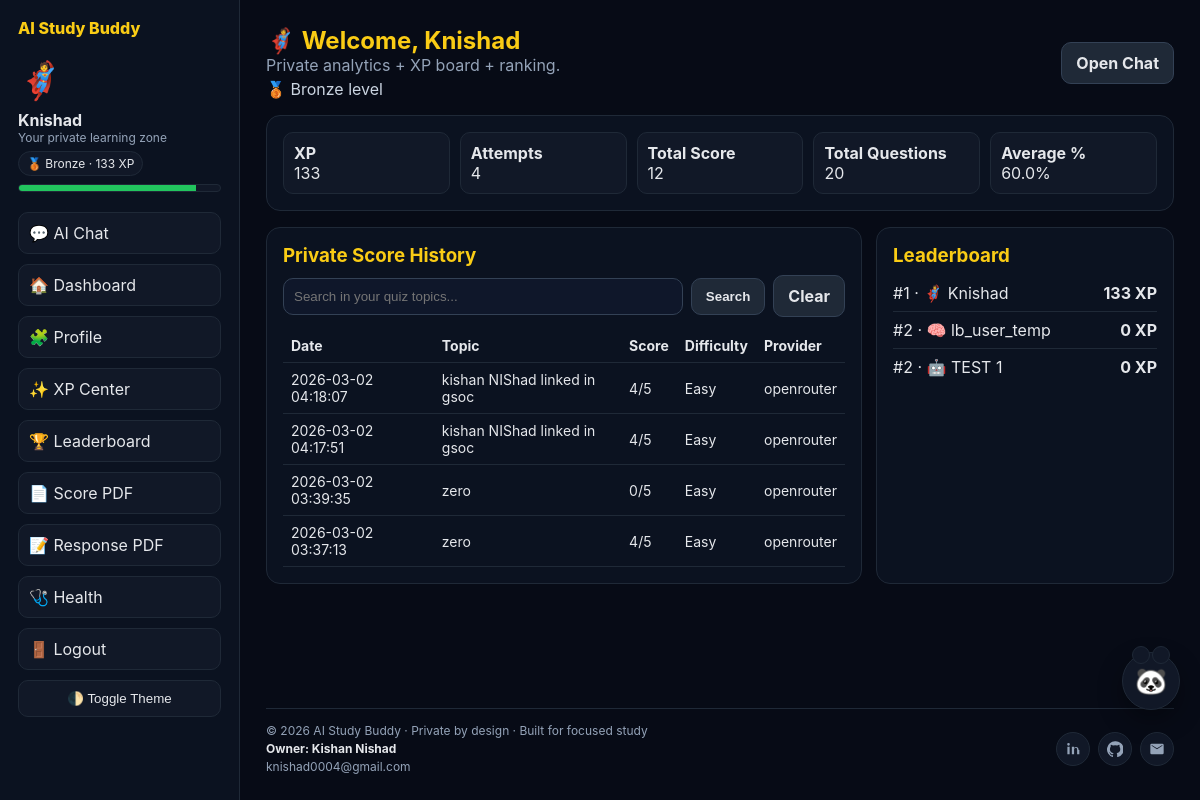
The app's page /dashboard (signed in) with its own data.
### tables this page shows
CREATE TABLE users (
            id INTEGER PRIMARY KEY AUTOINCREMENT,
            username TEXT UNIQUE NOT NULL,
            password_hash TEXT NOT NULL,
            avatar TEXT NOT NULL,
            created_at TEXT NOT NULL
        , xp INTEGER NOT NULL DEFAULT 0);

CREATE TABLE quiz_scores (
            id INTEGER PRIMARY KEY AUTOINCREMENT,
            topic TEXT,
            score INTEGER,
            total INTEGER,
            difficulty TEXT,
            date TEXT
        , provider TEXT, user_id INTEGER);

### app.py (the view)
    @app.get("/dashboard")
    @login_required
    def dashboard():
        query = (request.args.get("q") or "").strip()
        rows, stats = build_dashboard_data(app, g.user["id"], query)
        leaderboard = get_leaderboard(app, 20)
        return render_template(
            "dashboard.html",
            user=g.user,
            rows=rows,
            stats=stats,
            query=query,
            leaderboard=leaderboard,
            level_info=get_level_info(int(g.user["xp"])),
        )

### app.py (called while the page is built)
def get_db_connection(app: Flask) -> sqlite3.Connection:
    conn = sqlite3.connect(app.config["DATABASE_PATH"])
    conn.row_factory = sqlite3.Row
    return conn

def login_required(view):
    @wraps(view)
    def wrapped_view(*args, **kwargs):
        if "user_id" not in session:
            return redirect(url_for("login"))
        return view(*args, **kwargs)
    return wrapped_view

def get_current_user(app: Flask):
    user_id = session.get("user_id")
    if not user_id:
        return None
    conn = get_db_connection(app)
    user = conn.execute("SELECT id, username, avatar, xp FROM users WHERE id = ?", (user_id,)).fetchone()
    conn.close()
    return user

def get_level_info(xp: int):
    current_name = "Bronze"
    current_icon = "🥉"
    next_threshold = None
    for threshold, name, icon in LEVELS:
        if xp >= threshold:
            current_name = name
            current_icon = icon
        elif next_threshold is None:
            next_threshold = threshold
    progress_to_next = 100
    if next_threshold is not None:
        previous_threshold = 0
        for threshold, _, _ in LEVELS:
            if threshold <= xp:
                previous_threshold = threshold
        span = max(next_threshold - previous_threshold, 1)
        progress_to_next = int(((xp - previous_threshold) / span) * 100)
    return {
        "name": current_name,
        "icon": current_icon,
        "next_threshold": next_threshold,
        "progress": max(0, min(progress_to_next, 100)),
    }

def get_leaderboard(app: Flask, limit: int = 20):
    conn = get_db_connection(app)
    users = conn.execute(
        "SELECT username, avatar, xp FROM users ORDER BY xp DESC, id ASC LIMIT ?",
        (limit,),
    ).fetchall()
    conn.close()
    leaderboard = []
    rank = 0
    previous_xp = None
    for idx, row in enumerate(users, start=1):
        if previous_xp != row["xp"]:
            rank = idx
            previous_xp = row["xp"]
        leaderboard.append(
            {
                "rank": rank,
                "username": row["username"],
                "avatar": row["avatar"],
                "xp": int(row["xp"]),
                "level": get_level_info(int(row["xp"])),
            }
        )
    return leaderboard

### templates/dashboard.html (shortened to what this page needs)
{% extends 'base.html' %}
{% block content %}
<section class="hero">
  <div>
    <h1>{{ user['avatar'] }} Welcome, {{ user['username'] }}</h1>
    <p style="color:#94a3b8">Private analytics + XP board + ranking.</p>
    {% if level_info %}<p style="color:#cbd5e1;margin-top:4px">{{ level_info['icon'] }} {{ level_info['name'] }} level</p>{% endif %}
  </div>
  <a class="btn btn-alt" href="{{ url_for('chat') }}">Open Chat</a>
</section>
<section class="panel">
  <div class="stats">
    <div class="stat"><strong>XP</strong><div>{{ user['xp'] }}</div></div>
    <div class="stat"><strong>Attempts</strong><div>{{ stats['attempts'] }}</div></div>
    <div class="stat"><strong>Total Score</strong><div>{{ stats['total_score'] }}</div></div>
    <div class="stat"><strong>Total Questions</strong><div>{{ stats['total_questions'] }}</div></div>
    <div class="stat"><strong>Average %</strong><div>{{ stats['average_percent'] }}%</div></div>
  </div>
</section>
<section class="top-grid">
  <section class="panel">
    <h3 style="margin-bottom:8px;color:#facc15">Private Score History</h3>
    <form method="GET" class="searchbar">
      <input type="text" name="q" placeholder="Search in your quiz topics..." value="{{ query }}">
      <button class="btn btn-alt" type="submit">Search</button>
      <a class="btn btn-alt" href="{{ url_for('dashboard') }}">Clear</a>
    </form>
    <table>
      <thead>
        <tr><th>Date</th><th>Topic</th><th>Score</th><th>Difficulty</th><th>Provider</th></tr>
      </thead>
      <tbody>
        {% if rows %}
          {% for item in rows %}
            <tr>
              <td>{{ item['date'] }}</td>
              <td>{{ item['topic'][:45] }}</td>
              <td>{{ item['score'] }}/{{ item['total'] }}</td>
              <td>{{ item['difficulty'] }}</td>
              <td>{{ item['provider'] or '-' }}</td>
            </tr>
          {% endfor %}
        {% else %}
          <tr><td colspan="5">No quiz records found.</td></tr>
        {% endif %}
      </tbody>
    </table>
  </section>
  <section class="panel">
    <h3 style="margin-bottom:8px;color:#facc15">Leaderboard</h3>
    {% for item in leaderboard[:10] %}
      <div class="rank-row">
        <div>#{{ item['rank'] }} · {{ item['avatar'] }} {{ item['username'] }}</div>
        <strong>{{ item['xp'] }} XP</strong>
      </div>
    {% endfor %}
  </section>
</section>
{% endblock %}

### templates/base.html (shortened to what this page needs)
<!DOCTYPE html>
<html lang="en">
<head>
</head>
<body>
  <div class="layout">
    {% if user %}
    <aside class="sidebar">
      <div class="brand">AI Study Buddy</div>
      <div class="avatar-badge">{{ user['avatar'] }}</div>
      <div><strong>{{ user['username'] }}</strong></div>
      <div class="small">Your private learning zone</div>
      {% if current_level %}
      <div class="level-pill">{{ current_level['icon'] }} {{ current_level['name'] }} · {{ user['xp'] }} XP</div>
      <div class="progress-track"><div class="progress-bar" data-progress="{{ current_level['progress'] }}"></div></div>
      {% endif %}
      <nav class="menu">
        <a href="{{ url_for('chat') }}">💬 AI Chat</a>
        <a href="{{ url_for('dashboard') }}">🏠 Dashboard</a>
        <a href="{{ url_for('profile') }}">🧩 Profile</a>
        <a href="{{ url_for('xp_center') }}">✨ XP Center</a>
        <a href="{{ url_for('leaderboard_page') }}">🏆 Leaderboard</a>
        <a href="{{ url_for('export_scores_pdf') }}">📄 Score PDF</a>
        <a href="{{ url_for('export_response_pdf') }}">📝 Response PDF</a>
        <a href="{{ url_for('health_page') }}">🩺 Health</a>
        <a href="{{ url_for('logout') }}">🚪 Logout</a>
      </nav>
      <button id="themeToggle" class="theme-toggle" type="button">🌓 Toggle Theme</button>
    </aside>
    {% endif %}
    <main class="main">
      {% block content %}{% endblock %}
      <footer class="footer">
        <div class="footer-row">
          <div class="owner">
            <div>© 2026 AI Study Buddy · Private by design · Built for focused study</div>
            <strong>Owner: Kishan Nishad</strong>
            <div class="owner-mail">knishad0004@gmail.com</div>
          </div>
          <div class="owner-icons">
            <a class="icon-btn icon-wrap" data-tooltip="LinkedIn" href="https://www.linkedin.com/in/kishan-nishad-161a73392" target="_blank" rel="noopener noreferrer" aria-label="LinkedIn" title="LinkedIn">
              <svg viewBox="0 0 24 24" aria-hidden="true"><path d="M6.94 8.5H3.56V20h3.38V8.5zM5.25 7.03a1.97 1.97 0 1 0 0-3.94 1.97 1.97 0 0 0 0 3.94zM20.44 13.37c0-3.07-1.64-4.5-3.82-4.5-1.76 0-2.55.97-2.99 1.65V8.5h-3.38V20h3.38v-6.43c0-1.7.32-3.34 2.43-3.34 2.08 0 2.11 1.95 2.11 3.45V20h3.38v-6.63z"/></svg>
            </a>
            <a class="icon-btn icon-wrap" data-tooltip="GitHub" href="https://github.com/code-with-kishan" target="_blank" rel="noopener noreferrer" aria-label="GitHub" title="GitHub">
            </a>
            <a class="icon-btn icon-wrap" data-tooltip="Email" href="mailto:knishad0004@gmail.com" aria-label="Email" title="Email">
              <svg viewBox="0 0 24 24" aria-hidden="true"><path d="M20 4H4a2 2 0 0 0-2 2v12a2 2 0 0 0 2 2h16a2 2 0 0 0 2-2V6a2 2 0 0 0-2-2zm0 3.2-8 5-8-5V6l8 5 8-5v1.2z"/></svg>
            </a>
          </div>
        </div>
      </footer>
    </main>
  </div>
  {% if user %}
  <button id="buddyFab" class="buddy-fab" type="button" aria-label="Open AI helper">🐼</button>
  {% endif %}
</body>
</html>

### templates/base.html (style rules this page uses)
:root { --bg:#070b16; --text:#e5e7eb; --muted:#94a3b8; --card:#0b1220; --card-2:#111827; --border:#1f2937; --accent:#facc15; --chat-panel:#1d1336; --chat-head:#2a1a4f; --chat-ai:#261a45; --chat-user:#1f2937; }
* { margin:0;padding:0;box-sizing:border-box }
body { font-family:Inter,system-ui,-apple-system,sans-serif;background:var(--bg);color:var(--text);transition:background .2s ease,color .2s ease }
a { text-decoration:none;color:inherit }
.layout { display:grid;grid-template-columns:240px 1fr;min-height:100vh }
.sidebar { background:var(--card);border-right:1px solid var(--border);padding:18px;position:sticky;top:0;height:100vh }
.brand { font-weight:800;color:var(--accent);margin-bottom:20px }
.avatar-badge { font-size:36px;margin-bottom:8px }
.small { font-size:12px;color:var(--muted) }
.level-pill { display:inline-block;margin-top:6px;padding:4px 8px;border-radius:999px;background:var(--card-2);border:1px solid var(--border);font-size:12px }
.progress-track { height:8px;background:var(--card-2);border-radius:999px;overflow:hidden;margin-top:8px;border:1px solid var(--border) }
.progress-bar { height:100%;background:#22c55e }
.menu { display:flex;flex-direction:column;gap:10px;margin-top:20px }
.menu a { padding:10px;border-radius:10px;background:var(--card-2);border:1px solid var(--border) }
.theme-toggle { margin-top:10px;padding:10px;border-radius:10px;border:1px solid var(--border);background:var(--card-2);color:var(--text);cursor:pointer;width:100% }
.main { padding:26px;display:flex;flex-direction:column;min-height:100vh }
.footer { margin-top:auto;padding-top:14px;border-top:1px solid var(--border);color:var(--muted);font-size:12px }
.footer-row { display:flex;justify-content:space-between;align-items:center;gap:12px;flex-wrap:wrap }
.owner { display:flex;flex-direction:column;gap:3px }
.owner strong { color:var(--text) }
.owner-mail { color:var(--muted) }
.owner-icons { display:flex;gap:8px;align-items:center }
.icon-btn { width:34px;height:34px;display:flex;align-items:center;justify-content:center;border-radius:50%;background:var(--card-2);border:1px solid var(--border);color:var(--muted);transition:all .2s ease }
.icon-btn svg { width:16px;height:16px;fill:currentColor }
.icon-wrap { position:relative }
.icon-wrap::after { content:attr(data-tooltip); position:absolute; left:50%; transform:translateX(-50%); bottom:42px; background:var(--card-2); color:var(--text); border:1px solid var(--border); font-size:11px; padding:4px 7px; border-radius:6px; white-space:nowrap; opacity:0; pointer-events:none; transition:opacity .2s ease; }
.buddy-fab { position:fixed; right:20px; bottom:120px; width:58px; height:58px; border-radius:50%; border:1px solid var(--border); background:var(--card-2); color:var(--text); font-size:26px; cursor:pointer; z-index:90; box-shadow:0 10px 25px rgba(0,0,0,.35); animation:buddyPulse 2.2s ease-in-out infinite; }
.buddy-fab::before,.buddy-fab::after { content:'';position:absolute;top:-7px;width:16px;height:16px;background:var(--card-2);border:1px solid var(--border);border-radius:50% }
.buddy-fab::before { left:9px }
.buddy-fab::after { right:9px }

### templates/dashboard.html (style rules this page uses)
.hero { display:flex;justify-content:space-between;align-items:center;gap:12px;flex-wrap:wrap;margin-bottom:16px }
.hero h1 { color:#facc15 }
.panel { background:#0b1220;border:1px solid #1f2937;border-radius:14px;padding:16px;margin-bottom:16px }
.btn { padding:10px 14px;border:none;border-radius:10px;font-weight:700;cursor:pointer }
.btn-alt { background:#1f2937;color:#e5e7eb;border:1px solid #334155 }
.stats { display:grid;grid-template-columns:repeat(5,minmax(130px,1fr));gap:10px }
.stat { background:#111827;border:1px solid #1f2937;border-radius:10px;padding:10px }
.searchbar { display:flex;gap:8px;align-items:center }
.searchbar input { flex:1;padding:10px;border-radius:10px;border:1px solid #334155;background:#0f172a;color:#fff }
table { width:100%;border-collapse:collapse;margin-top:12px }
th,td { padding:8px;border-bottom:1px solid #1f2937;text-align:left;font-size:14px }
.top-grid { display:grid;grid-template-columns:2fr 1fr;gap:14px }
.rank-row { display:flex;justify-content:space-between;padding:8px 0;border-bottom:1px solid #1f2937 }
.rank-row:last-child { border-bottom:none }

### records on screen
users: avatar "🦸", username "Knishad", xp "133", rank "1"
quiz_scores: date "2026-03-02 04:18:07", topic "kishan NIShad linked in gsoc", score "4", total "5", difficulty "Easy", provider "openrouter"
quiz_scores: date "2026-03-02 04:17:51", topic "kishan NIShad linked in gsoc", score "4", total "5", difficulty "Easy", provider "openrouter"
quiz_scores: date "2026-03-02 03:39:35", topic "zero", score "0", total "5", difficulty "Easy", provider "openrouter"
quiz_scores: date "2026-03-02 03:37:13", topic "zero", score "4", total "5", difficulty "Easy", provider "openrouter"
users: rank "2", avatar "🧠", username "lb_user_temp", xp "0"
users: rank "2", avatar "🤖", username "TEST 1", xp "0"

### other values on screen
{{ current_level['icon'] }} "🥉"
{{ current_level['name'] }} "Bronze"
{{ level_info['icon'] }} "🥉"
{{ level_info['name'] }} "Bronze"
{{ stats['attempts'] }} "4"
{{ stats['total_score'] }} "12"
{{ stats['total_questions'] }} "20"
{{ stats['average_percent'] }} "60.0"
